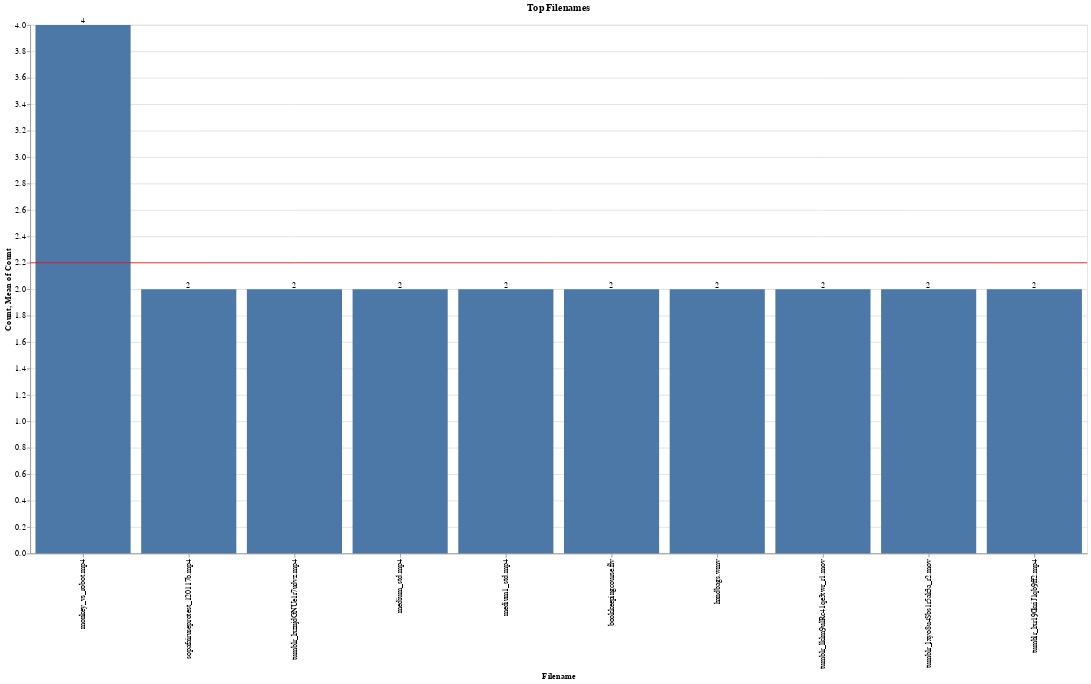

Notebook code for this chart:
### Code cell
top_filenames_altair = (
    video["filename"]
    .value_counts()
    .head(10)
    .rename_axis("Filename")
    .reset_index(name="Count")
)

filenames_bar = (
    alt.Chart(top_filenames_altair)
    .mark_bar()
    .encode(x=alt.X("Filename:O", sort="-y"), y=alt.Y("Count:Q"))
)

filenames_rule = (
    alt.Chart(top_filenames_altair).mark_rule(color="red").encode(y="mean(Count):Q")
)


filenames_text = filenames_bar.mark_text(align="center", baseline="bottom").encode(
    text="Count:Q"
)

(filenames_bar + filenames_rule + filenames_text).properties(
    width=1400, height=700, title="Top Filenames"
)

### Figure 1 — Vega-Lite specification as saved in the notebook (floating-point values rounded to 4 significant figures)
{"config": {"view": {"continuousWidth": 400, "continuousHeight": 300}}, "layer": [{"mark": "bar", "encoding": {"x": {"field": "Filename", "sort": "-y", "type": "ordinal"}, "y": {"field": "Count", "type": "quantitative"}}}, {"mark": {"type": "rule", "color": "red"}, "encoding": {"y": {"aggregate": "mean", "field": "Count", "type": "quantitative"}}}, {"mark": {"type": "text", "align": "center", "baseline": "bottom"}, "encoding": {"text": {"field": "Count", "type": "quantitative"}, "x": {"field": "Filename", "sort": "-y", "type": "ordinal"}, "y": {"field": "Count", "type": "quantitative"}}}], "data": {"name": "data-88b212f7488b4466a65b805fe2088670"}, "height": 700, "title": "Top Filenames", "width": 1400, "$schema": "https://vega.github.io/schema/vega-lite/v4.17.0.json", "datasets": {"data-88b212f7488b4466a65b805fe2088670": [{"Filename": "monkey_vs_robot.mp4", "Count": 4}, {"Filename": "sopafairuseprotest_120117b.mp4", "Count": 2}, {"Filename": "tumblr_lxznjdGNUe1r7udvz.mp4", "Count": 2}, {"Filename": "medium_std.mp4", "Count": 2}, {"Filename": "medium1_std.mp4", "Count": 2}, {"Filename": "bookkeepingcourse.flv", "Count": 2}, {"Filename": "handbags.wmv", "Count": 2}, {"Filename": "tumblr_lklm9ulRc41qe3twr_r1.mov", "Count": 2}, {"Filename": "tumblr_lxyo8u4Sbs1r5ak3a_r2.mov", "Count": 2}, {"Filename": "tumblr_lxr190kriJ1qb9ff2.mp4", "Count": 2}]}}
